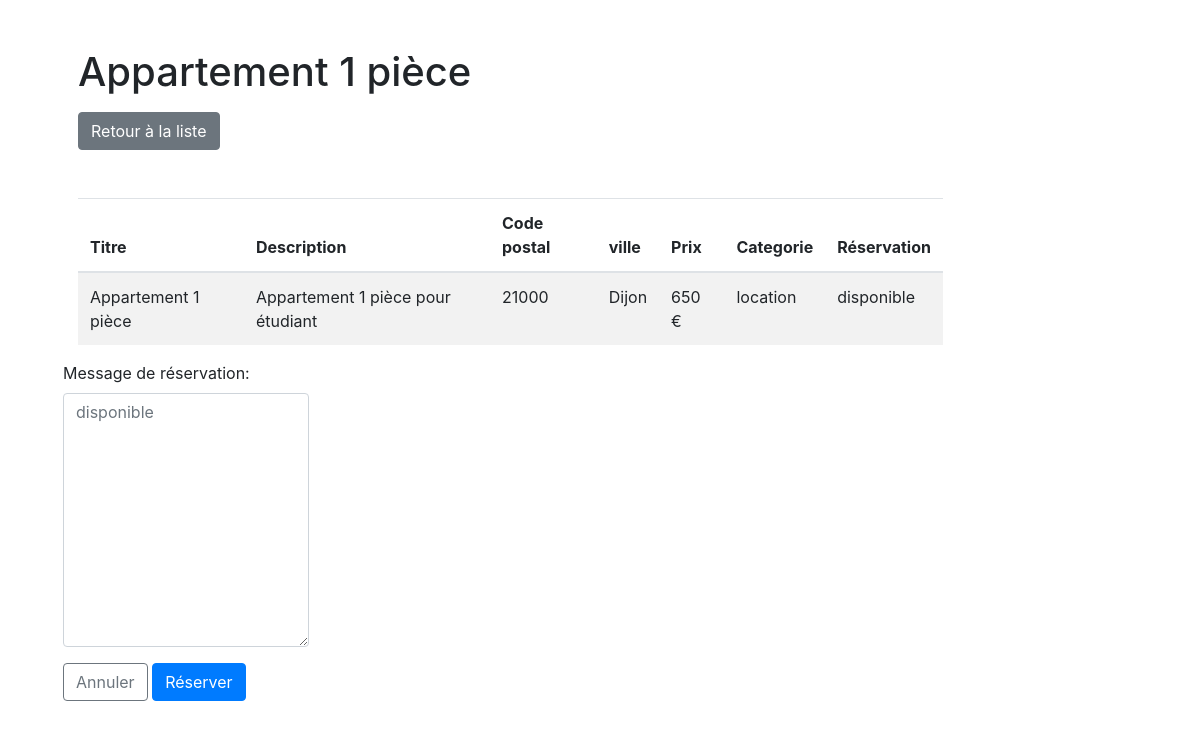
The app's page /details.php?id=2 with its own data.
### tables this page shows
CREATE TABLE `advert` (
  `id_advert` int UNSIGNED NOT NULL,
  `title` varchar(255) NOT NULL,
  `description` text NOT NULL,
  `postcode` varchar(5) NOT NULL,
  `city` varchar(50) NOT NULL,
  `price` int UNSIGNED NOT NULL,
  `reservation_message` text,
  `category_id` int NOT NULL,
  `created_at` datetime NOT NULL DEFAULT CURRENT_TIMESTAMP
);

CREATE TABLE `category` (
  `id_category` int NOT NULL,
  `value` varchar(8) NOT NULL
);

### src/Classes/advertManager.class.php (called while the page is built, shortened)
<?php
class AdvertManager {
    private $bdd;
    public function __construct(PDO $bdd) {
        $this->bdd = $bdd;
    }
    public function getAdvertById(int $id)
    {
        $requete = $this->bdd->prepare("SELECT *, category.value AS category, DATE_FORMAT(created_at, '%d/%m/%Y') AS created_at  FROM advert INNER JOIN category WHERE category.id_category = advert.category_id AND id_advert = :id");
        $requete->bindValue(':id', intval($id), PDO::PARAM_INT);
        $requete->execute();
        $res = $requete->fetch();
        return $res;
    }
}

### details.php (the view, shortened to what this page needs)
<?php
require_once('bdd.php');
$advertManager = new AdvertManager($bdd);
$advert = $advertManager->getAdvertById($_GET['id']);
?>
<!DOCTYPE html>
<html lang="en">
<head>
	<link rel="stylesheet" href="https://stackpath.bootstrapcdn.com/bootstrap/4.4.1/css/bootstrap.min.css">
</head>
<body>
<div class="container p-5">
	<h1><?php echo $advert['title'] ?></h1>
    <a href="index.php" class="btn btn-secondary mt-2">Retour à la liste</a>
	<div class="row mt-5">
        <div class="col-10">
            <table class="table table-striped">
                <thead>
                    <tr>
                        <th>Titre</th>
                        <th>Description</th>
                        <th>Code postal</th>
                        <th>ville</th>
                        <th>Prix</th>
                        <th>Categorie</th>
                        <th>Réservation</th>
                    </tr>
                </thead>
                <tbody>
                    <tr>
                        <td><?php echo $advert['title']; ?></td>
                        <td><?php echo $advert['description'];  ?></td>
                        <td><?php echo $advert['postcode']; ?></td>
                        <td><?php echo $advert['city']; ?></td>
                        <td><?php echo $advert['price']; ?> €</td>
                        <td><?php echo $advert['category']; ?></td>
                        <td><?php echo $advert['reservation_message']; ?></td>
                    </tr>
                </tbody>
            </table>
        </div>
        <form action="" method="post">
            <div class="form-group">
                <label>Message de réservation: </label>
                <textarea name="reservation_message" rows="10" class="form-control" placeholder="<?php echo $advert['reservation_message'] ?>"></textarea>
            </div>
            <a href="index.php" class="btn btn-outline-secondary">Annuler</a>
            <input type="submit" class="btn btn-primary" name="submit" value="Réserver">
        </form>
    </div>
</div>
</body>
</html>

### records on screen
advert: title "Appartement 1 pièce", description "Appartement 1 pièce pour étudiant", postcode "21000", city "Dijon", price "650", category.value "location", reservation_message "disponible"
